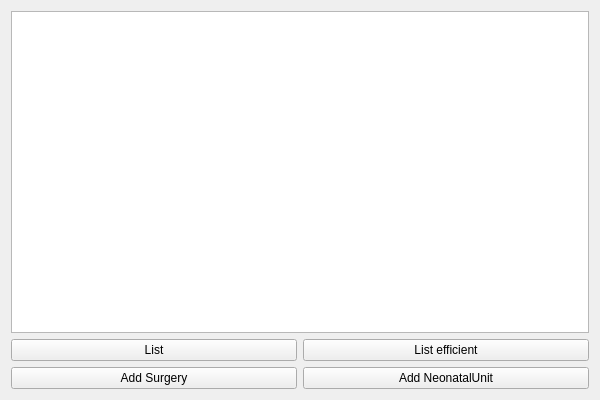
<?xml version="1.0" encoding="UTF-8"?>
<ui version="4.0">
 <class>GUIClass</class>
 <widget class="QWidget" name="GUIClass">
  <property name="geometry">
   <rect>
    <x>0</x>
    <y>0</y>
    <width>600</width>
    <height>400</height>
   </rect>
  </property>
  <property name="windowTitle">
   <string>GUI</string>
  </property>
  <layout class="QVBoxLayout" name="verticalLayout">
   <item>
    <widget class="QListWidget" name="departmentsList"/>
   </item>
   <item>
    <layout class="QGridLayout" name="gridLayout">
     <item row="0" column="0">
      <widget class="QPushButton" name="listButton">
       <property name="text">
        <string>List</string>
       </property>
      </widget>
     </item>
     <item row="0" column="1">
      <widget class="QPushButton" name="listEfficientButton">
       <property name="text">
        <string>List efficient</string>
       </property>
      </widget>
     </item>
     <item row="1" column="0">
      <widget class="QPushButton" name="surgeryButton">
       <property name="text">
        <string>Add Surgery</string>
       </property>
      </widget>
     </item>
     <item row="1" column="1">
      <widget class="QPushButton" name="unitButton">
       <property name="text">
        <string>Add NeonatalUnit</string>
       </property>
      </widget>
     </item>
    </layout>
   </item>
  </layout>
 </widget>
 <layoutdefault spacing="6" margin="11"/>
 <resources>
  <include location="GUI.qrc"/>
 </resources>
 <connections/>
</ui>
